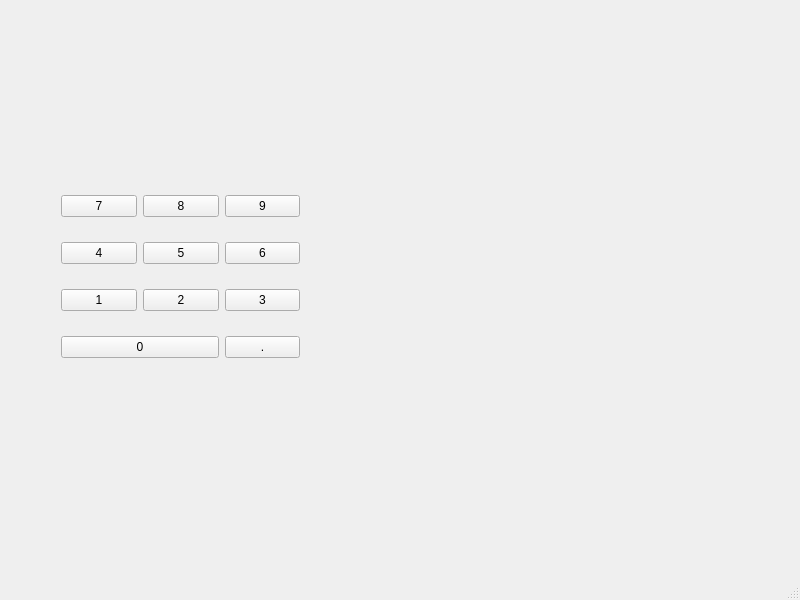
<?xml version="1.0" encoding="UTF-8"?>
<ui version="4.0">
 <class>MainWindow</class>
 <widget class="QMainWindow" name="MainWindow">
  <property name="geometry">
   <rect>
    <x>0</x>
    <y>0</y>
    <width>800</width>
    <height>600</height>
   </rect>
  </property>
  <property name="windowTitle">
   <string>MainWindow</string>
  </property>
  <widget class="QWidget" name="centralwidget">
   <widget class="QWidget" name="">
    <property name="geometry">
     <rect>
      <x>61</x>
      <y>176</y>
      <width>239</width>
      <height>201</height>
     </rect>
    </property>
    <layout class="QGridLayout" name="gridLayout">
     <item row="0" column="0">
      <widget class="QPushButton" name="pushButton">
       <property name="text">
        <string>7</string>
       </property>
      </widget>
     </item>
     <item row="0" column="1">
      <widget class="QPushButton" name="pushButton_2">
       <property name="text">
        <string>8</string>
       </property>
      </widget>
     </item>
     <item row="0" column="2">
      <widget class="QPushButton" name="pushButton_3">
       <property name="text">
        <string>9</string>
       </property>
      </widget>
     </item>
     <item row="1" column="0">
      <widget class="QPushButton" name="pushButton_4">
       <property name="text">
        <string>4</string>
       </property>
      </widget>
     </item>
     <item row="1" column="1">
      <widget class="QPushButton" name="pushButton_6">
       <property name="text">
        <string>5</string>
       </property>
      </widget>
     </item>
     <item row="1" column="2">
      <widget class="QPushButton" name="pushButton_5">
       <property name="text">
        <string>6</string>
       </property>
      </widget>
     </item>
     <item row="2" column="0">
      <widget class="QPushButton" name="pushButton_7">
       <property name="text">
        <string>1</string>
       </property>
      </widget>
     </item>
     <item row="2" column="1">
      <widget class="QPushButton" name="pushButton_9">
       <property name="text">
        <string>2</string>
       </property>
      </widget>
     </item>
     <item row="2" column="2">
      <widget class="QPushButton" name="pushButton_8">
       <property name="text">
        <string>3</string>
       </property>
      </widget>
     </item>
     <item row="3" column="2">
      <widget class="QPushButton" name="pushButton_11">
       <property name="text">
        <string>.</string>
       </property>
      </widget>
     </item>
     <item row="3" column="0" colspan="2">
      <widget class="QPushButton" name="pushButton_10">
       <property name="text">
        <string>0</string>
       </property>
      </widget>
     </item>
    </layout>
   </widget>
  </widget>
  <widget class="QMenuBar" name="menubar">
   <property name="geometry">
    <rect>
     <x>0</x>
     <y>0</y>
     <width>800</width>
     <height>23</height>
    </rect>
   </property>
  </widget>
  <widget class="QStatusBar" name="statusbar"/>
 </widget>
 <resources/>
 <connections/>
</ui>
